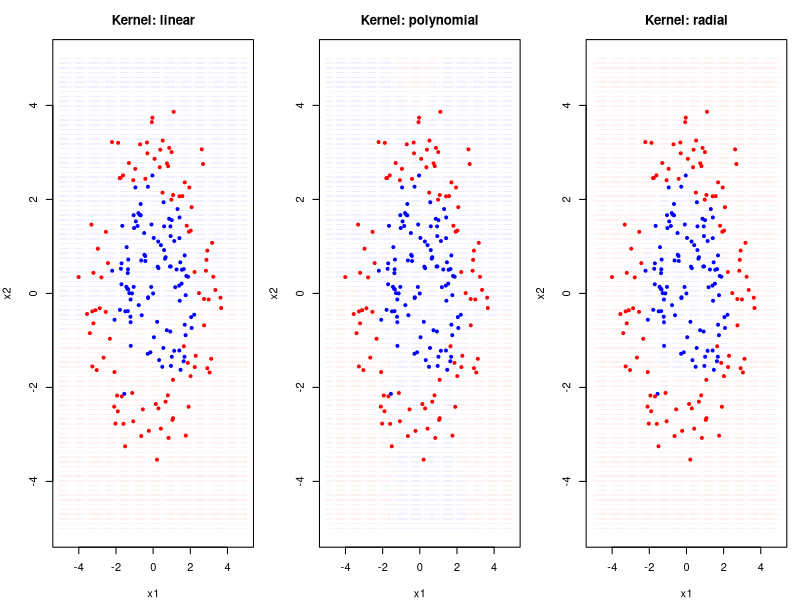

Write the R code that produced this figure.
## ---- chunk 1
#| label: setup
#| include: false

library(tidyverse)
library(e1071)        # SVM

theme_set(theme_minimal(base_size = 14))
set.seed(2026)
## ---- chunk 2
#| label: svm-boundaries-output
#| echo: false
#| eval: true
#| fig-width: 10
#| fig-height: 4

library(e1071)
set.seed(42)
# Generate non-linearly separable data
n <- 200
r1 <- rnorm(n/2, 1.5, 0.5); t1 <- runif(n/2, 0, 2*pi)
r2 <- rnorm(n/2, 3, 0.5); t2 <- runif(n/2, 0, 2*pi)
svm_data <- data.frame(
  x1 = c(r1 * cos(t1), r2 * cos(t2)),
  x2 = c(r1 * sin(t1), r2 * sin(t2)),
  class = factor(rep(c("A", "B"), each = n/2))
)

grid <- expand.grid(
  x1 = seq(-5, 5, length.out = 100),
  x2 = seq(-5, 5, length.out = 100)
)

par(mfrow = c(1, 3), mar = c(4, 4, 3, 1))
for (kern in c("linear", "polynomial", "radial")) {
  fit <- svm(class ~ x1 + x2, data = svm_data, kernel = kern, cost = 10, gamma = 0.5)
  pred <- predict(fit, grid)
  plot(grid$x1, grid$x2, col = ifelse(pred == "A",
       rgb(0.7, 0.7, 1, 0.2), rgb(1, 0.7, 0.7, 0.2)),
       pch = 15, cex = 0.3, main = paste("Kernel:", kern),
       xlab = "x1", ylab = "x2")
  points(svm_data$x1, svm_data$x2,
         col = ifelse(svm_data$class == "A", "blue", "red"),
         pch = 19, cex = 0.6)
}
